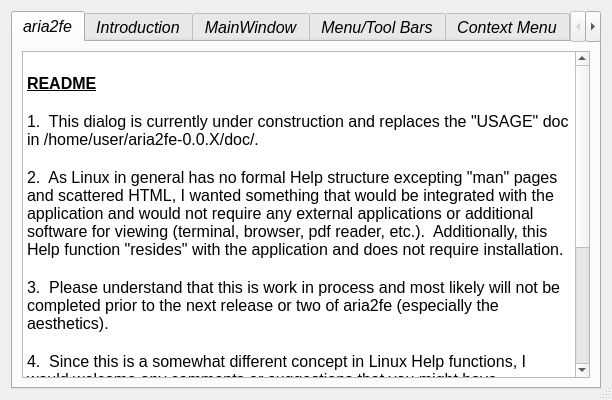
<ui version="4.0" >
 <class>helpDlg</class>
 <widget class="QDialog" name="helpDlg" >
  <property name="geometry" >
   <rect>
    <x>0</x>
    <y>0</y>
    <width>608</width>
    <height>400</height>
   </rect>
  </property>
  <property name="windowTitle" >
   <string>Help - aria2fe</string>
  </property>
  <property name="windowIcon" >
   <iconset resource="../resources.qrc" >:/pixmaps/pixmaps/book.png</iconset>
  </property>
  <property name="sizeGripEnabled" >
   <bool>true</bool>
  </property>
  <layout class="QGridLayout" >
   <item row="0" column="0" >
    <widget class="QTabWidget" name="tabWidget" >
     <property name="sizePolicy" >
      <sizepolicy vsizetype="Expanding" hsizetype="Expanding" >
       <horstretch>0</horstretch>
       <verstretch>0</verstretch>
      </sizepolicy>
     </property>
     <property name="minimumSize" >
      <size>
       <width>590</width>
       <height>0</height>
      </size>
     </property>
     <property name="sizeIncrement" >
      <size>
       <width>0</width>
       <height>0</height>
      </size>
     </property>
     <property name="baseSize" >
      <size>
       <width>0</width>
       <height>0</height>
      </size>
     </property>
     <property name="font" >
      <font>
       <pointsize>12</pointsize>
       <weight>50</weight>
       <italic>true</italic>
       <bold>false</bold>
       <underline>false</underline>
      </font>
     </property>
     <property name="tabPosition" >
      <enum>QTabWidget::North</enum>
     </property>
     <property name="tabShape" >
      <enum>QTabWidget::Rounded</enum>
     </property>
     <property name="currentIndex" >
      <number>0</number>
     </property>
     <widget class="QWidget" name="widget" >
      <attribute name="title" >
       <string>aria2fe</string>
      </attribute>
      <layout class="QGridLayout" >
       <item row="0" column="0" >
        <widget class="QTextBrowser" name="aria2feBrowser" >
         <property name="font" >
          <font>
           <pointsize>11</pointsize>
           <underline>false</underline>
          </font>
         </property>
         <property name="html" >
          <string>&lt;html>&lt;head>&lt;meta name="qrichtext" content="1" />&lt;style type="text/css">
p, li { white-space: pre-wrap; }
&lt;/style>&lt;/head>&lt;body style=" font-family:'Sans Serif'; font-size:11pt; font-weight:400; font-style:italic;">
&lt;p style="-qt-paragraph-type:empty; margin-top:0px; margin-bottom:0px; margin-left:0px; margin-right:0px; -qt-block-indent:0; text-indent:0px; font-style:normal;">&lt;/p>
&lt;p style=" margin-top:0px; margin-bottom:0px; margin-left:0px; margin-right:0px; -qt-block-indent:0; text-indent:0px; font-style:normal;">&lt;span style=" font-size:12pt; font-weight:600; text-decoration: underline;">README&lt;/span>&lt;/p>
&lt;p style="-qt-paragraph-type:empty; margin-top:0px; margin-bottom:0px; margin-left:0px; margin-right:0px; -qt-block-indent:0; text-indent:0px; font-size:12pt; font-weight:600; font-style:normal; text-decoration: underline;">&lt;/p>
&lt;p style=" margin-top:0px; margin-bottom:0px; margin-left:0px; margin-right:0px; -qt-block-indent:0; text-indent:0px; font-size:12pt; font-style:normal;">1.  This dialog is currently under construction and replaces the "USAGE" doc in /home/user/aria2fe-0.0.X/doc/.&lt;/p>
&lt;p style="-qt-paragraph-type:empty; margin-top:0px; margin-bottom:0px; margin-left:0px; margin-right:0px; -qt-block-indent:0; text-indent:0px; font-size:12pt; font-style:normal;">&lt;/p>
&lt;p style=" margin-top:0px; margin-bottom:0px; margin-left:0px; margin-right:0px; -qt-block-indent:0; text-indent:0px; font-size:12pt; font-style:normal;">2.  As Linux in general has no formal Help structure excepting "man" pages and scattered HTML, I wanted something that would be integrated with the application and would not require any external applications or additional software for viewing (terminal, browser, pdf reader, etc.).  Additionally, this Help function "resides" with the application and does not require installation.&lt;/p>
&lt;p style="-qt-paragraph-type:empty; margin-top:0px; margin-bottom:0px; margin-left:0px; margin-right:0px; -qt-block-indent:0; text-indent:0px; font-size:12pt; font-style:normal;">&lt;/p>
&lt;p style=" margin-top:0px; margin-bottom:0px; margin-left:0px; margin-right:0px; -qt-block-indent:0; text-indent:0px; font-size:12pt; font-style:normal;">3.  Please understand that this is work in process and most likely will not be completed prior to the next release or two of aria2fe (especially the aesthetics).&lt;/p>
&lt;p style="-qt-paragraph-type:empty; margin-top:0px; margin-bottom:0px; margin-left:0px; margin-right:0px; -qt-block-indent:0; text-indent:0px; font-size:12pt; font-style:normal;">&lt;/p>
&lt;p style=" margin-top:0px; margin-bottom:0px; margin-left:0px; margin-right:0px; -qt-block-indent:0; text-indent:0px; font-size:12pt; font-style:normal;">4.  Since this is a somewhat different concept in Linux Help functions, I would welcome any comments or suggestions that you might have.&lt;/p>
&lt;p style="-qt-paragraph-type:empty; margin-top:0px; margin-bottom:0px; margin-left:0px; margin-right:0px; -qt-block-indent:0; text-indent:0px; font-size:12pt; font-style:normal;">&lt;/p>
&lt;p style=" margin-top:0px; margin-bottom:0px; margin-left:0px; margin-right:0px; -qt-block-indent:0; text-indent:0px; font-size:12pt; font-style:normal;">Mike Wells&lt;/p>
&lt;p style=" margin-top:0px; margin-bottom:0px; margin-left:0px; margin-right:0px; -qt-block-indent:0; text-indent:0px; font-size:12pt; font-style:normal;">Developer/Maintainer&lt;/p>
&lt;p style="-qt-paragraph-type:empty; margin-top:0px; margin-bottom:0px; margin-left:0px; margin-right:0px; -qt-block-indent:0; text-indent:0px; font-size:12pt; font-style:normal;">&lt;/p>
&lt;p style=" margin-top:0px; margin-bottom:0px; margin-left:0px; margin-right:0px; -qt-block-indent:0; text-indent:0px; font-size:12pt; font-style:normal;">Web:  http://aria2fe.com/&lt;/p>
&lt;p style=" margin-top:0px; margin-bottom:0px; margin-left:0px; margin-right:0px; -qt-block-indent:0; text-indent:0px; font-size:12pt; font-style:normal;">Forums:  http://sourceforge.net/projects/aria2fe/&lt;/p>
&lt;p style=" margin-top:0px; margin-bottom:0px; margin-left:0px; margin-right:0px; -qt-block-indent:0; text-indent:0px; font-size:12pt; font-style:normal;">Email:  aria2fe@cox.net&lt;/p>
&lt;p style="-qt-paragraph-type:empty; margin-top:0px; margin-bottom:0px; margin-left:0px; margin-right:0px; -qt-block-indent:0; text-indent:0px; font-size:12pt; font-style:normal;">&lt;/p>
&lt;p style=" margin-top:0px; margin-bottom:0px; margin-left:0px; margin-right:0px; -qt-block-indent:0; text-indent:0px; font-size:12pt; font-style:normal;">"Friends don't let friends run WinDoze"&lt;/p>
&lt;p style="-qt-paragraph-type:empty; margin-top:0px; margin-bottom:0px; margin-left:0px; margin-right:0px; -qt-block-indent:0; text-indent:0px; font-size:12pt; font-style:normal;">&lt;/p>&lt;/body>&lt;/html></string>
         </property>
        </widget>
       </item>
      </layout>
     </widget>
     <widget class="QWidget" name="widget" >
      <attribute name="title" >
       <string>Introduction</string>
      </attribute>
      <layout class="QGridLayout" >
       <item row="0" column="0" >
        <widget class="QTextBrowser" name="introBrowser" >
         <property name="html" >
          <string>&lt;html>&lt;head>&lt;meta name="qrichtext" content="1" />&lt;style type="text/css">
p, li { white-space: pre-wrap; }
&lt;/style>&lt;/head>&lt;body style=" font-family:'Sans Serif'; font-size:12pt; font-weight:400; font-style:italic;">
&lt;p style="-qt-paragraph-type:empty; margin-top:0px; margin-bottom:0px; margin-left:0px; margin-right:0px; -qt-block-indent:0; text-indent:0px; font-size:11pt; font-style:normal;">&lt;/p>
&lt;p style=" margin-top:0px; margin-bottom:0px; margin-left:0px; margin-right:0px; -qt-block-indent:0; text-indent:0px; font-style:normal;">&lt;span style=" font-weight:600; text-decoration: underline;">INTRODUCTION&lt;/span>&lt;/p>
&lt;p style="-qt-paragraph-type:empty; margin-top:0px; margin-bottom:0px; margin-left:0px; margin-right:0px; -qt-block-indent:0; text-indent:0px; font-weight:600; font-style:normal; text-decoration: underline;">&lt;/p>
&lt;p style=" margin-top:0px; margin-bottom:0px; margin-left:0px; margin-right:0px; -qt-block-indent:0; text-indent:0px; font-style:normal;">ari2fe behaves like a wysiwyg editor for constructing the command line syntax for aria2.  You can edit any of the options as many times as necessary before starting aria2 and the resulting syntax will be exactly what you are seeing.  Additionally, there is a pre-launch intermediate dialog that lets you view the exact arguments (in their entirety) that will be passed to aria2 giving you another chance to go back and correct any mistakes.  Even so, mistakes can and will be made given the complexity of the command line syntax.  Should aria2 error out you can make any additional changes needed and relaunch aria2 without having to "reinvent the wheel" from scratch!&lt;/p>
&lt;p style="-qt-paragraph-type:empty; margin-top:0px; margin-bottom:0px; margin-left:0px; margin-right:0px; -qt-block-indent:0; text-indent:0px; font-style:normal;">&lt;/p>
&lt;p style=" margin-top:0px; margin-bottom:0px; margin-left:0px; margin-right:0px; -qt-block-indent:0; text-indent:0px; font-style:normal;">For those of you that like to "squeak" every last bit of resources out of your machine when doing large downloads along with a dozen or so asundry other things aria2fe is designed such that it can be shut down once you are satisfied that your download is running smoothly.  This frees up the small percentage of physical memory that was being occupied by the program.  xterm will continue to "act" as console for the download until it is complete and you have exited.&lt;/p>
&lt;p style="-qt-paragraph-type:empty; margin-top:0px; margin-bottom:0px; margin-left:0px; margin-right:0px; -qt-block-indent:0; text-indent:0px; font-style:normal;">&lt;/p>
&lt;p style=" margin-top:0px; margin-bottom:0px; margin-left:0px; margin-right:0px; -qt-block-indent:0; text-indent:0px; font-style:normal;">The scope of this document leaves no room for detailing each and every option (argument) for aria2 (I believe there are currently 63 of them).  You can use the aria2 built in help (via aria2fe) and/or visit the "man" page for aria2.  It is assumed that you have (or will have) a thorough understanding and good working knowledge of aria2 so that you will be able to correctly construct the command syntax for the type of download that you are executing.&lt;/p>
&lt;p style="-qt-paragraph-type:empty; margin-top:0px; margin-bottom:0px; margin-left:0px; margin-right:0px; -qt-block-indent:0; text-indent:0px; font-style:normal;">&lt;/p>
&lt;p style=" margin-top:0px; margin-bottom:0px; margin-left:0px; margin-right:0px; -qt-block-indent:0; text-indent:0px; font-style:normal;">The subjects presented herein will deal with using aria2fe correctly and getting the most out of it.&lt;/p>
&lt;p style="-qt-paragraph-type:empty; margin-top:0px; margin-bottom:0px; margin-left:0px; margin-right:0px; -qt-block-indent:0; text-indent:0px; font-style:normal;">&lt;/p>&lt;/body>&lt;/html></string>
         </property>
        </widget>
       </item>
      </layout>
     </widget>
     <widget class="QWidget" name="widget" >
      <attribute name="title" >
       <string>MainWindow</string>
      </attribute>
      <layout class="QGridLayout" >
       <item row="0" column="0" >
        <widget class="QTextBrowser" name="mainwinBrowser" >
         <property name="html" >
          <string>&lt;html>&lt;head>&lt;meta name="qrichtext" content="1" />&lt;style type="text/css">
p, li { white-space: pre-wrap; }
&lt;/style>&lt;/head>&lt;body style=" font-family:'Sans Serif'; font-size:12pt; font-weight:400; font-style:italic;">
&lt;p style="-qt-paragraph-type:empty; margin-top:0px; margin-bottom:0px; margin-left:0px; margin-right:0px; -qt-block-indent:0; text-indent:0px; font-size:11pt; font-style:normal;">&lt;/p>
&lt;p style=" margin-top:0px; margin-bottom:0px; margin-left:0px; margin-right:0px; -qt-block-indent:0; text-indent:0px; font-style:normal;">&lt;span style=" font-weight:600; text-decoration: underline;">MAIN WINDOW&lt;/span>&lt;/p>
&lt;p style="-qt-paragraph-type:empty; margin-top:0px; margin-bottom:0px; margin-left:0px; margin-right:0px; -qt-block-indent:0; text-indent:0px; font-weight:600; font-style:normal; text-decoration: underline;">&lt;/p>
&lt;p style=" margin-top:0px; margin-bottom:0px; margin-left:0px; margin-right:0px; -qt-block-indent:0; text-indent:0px; font-style:normal;">Using aria2fe is pretty much a point and click operation with minimal keyboard interaction and for the most part is self-explanatory.&lt;/p>
&lt;p style="-qt-paragraph-type:empty; margin-top:0px; margin-bottom:0px; margin-left:0px; margin-right:0px; -qt-block-indent:0; text-indent:0px; font-style:normal;">&lt;/p>
&lt;p style=" margin-top:0px; margin-bottom:0px; margin-left:0px; margin-right:0px; -qt-block-indent:0; text-indent:0px; font-style:normal;">High points and nuances will be outlined here and the rest is up to you!&lt;/p>
&lt;p style="-qt-paragraph-type:empty; margin-top:0px; margin-bottom:0px; margin-left:0px; margin-right:0px; -qt-block-indent:0; text-indent:0px; font-style:normal;">&lt;/p>
&lt;p style=" margin-top:0px; margin-bottom:0px; margin-left:0px; margin-right:0px; -qt-block-indent:0; text-indent:0px; font-style:normal;">The "Save" pixmap (icon) located on the Main MenuBar-&amp;gt;File and the Toolbar is "darked" out (action disabled) until you open and load a .conf file.&lt;/p>
&lt;p style="-qt-paragraph-type:empty; margin-top:0px; margin-bottom:0px; margin-left:0px; margin-right:0px; -qt-block-indent:0; text-indent:0px; font-style:normal;">&lt;/p>
&lt;p style=" margin-top:0px; margin-bottom:0px; margin-left:0px; margin-right:0px; -qt-block-indent:0; text-indent:0px; font-style:normal;">Multiple URL's on the URL edit must be separated with a space.&lt;/p>
&lt;p style="-qt-paragraph-type:empty; margin-top:0px; margin-bottom:0px; margin-left:0px; margin-right:0px; -qt-block-indent:0; text-indent:0px; font-style:normal;">&lt;/p>
&lt;p style=" margin-top:0px; margin-bottom:0px; margin-left:0px; margin-right:0px; -qt-block-indent:0; text-indent:0px; font-style:normal;">The Target Directory edit must contain an absolute path to the directory that you want to download to (e.g., /home/username/download/).  This is a condition of aria2, not aria2fe. The Target Filename edit can contain just the name of the target file (it will be placed in "~/") or you can specify an absolute path.&lt;/p>
&lt;p style="-qt-paragraph-type:empty; margin-top:0px; margin-bottom:0px; margin-left:0px; margin-right:0px; -qt-block-indent:0; text-indent:0px; font-style:normal;">&lt;/p>
&lt;p style=" margin-top:0px; margin-bottom:0px; margin-left:0px; margin-right:0px; -qt-block-indent:0; text-indent:0px; font-style:normal;">aria2fe does not perform any contextual validity checks on the arguments you submit to aria2 with the exception of certain numeric fields.  In addition, arguments entered in the "+ Opts" edit are not checked for correct syntax (other than edit format).  An example would be that you are doing a Metalink download and you enter data in the Cookie File and Referer edits.  aria2fe will pass these as if they belonged.  However, aria2 is somewhat forgiving and may ignore some non-applicable arguments.  It is up to you to insure that the arguments you submit are specifically for the type of download you are doing.  If you mispell syntax (although formatted correctly) on the Additional Opts edit the chances are more likely than not that you will have to correct the mistake.  All of this boils down to the same set of circumstances that you would be dealing with if you were using the CLI.  It is just a whole lot easier and more convenient to use the GUI for original submission and error correction.&lt;/p>
&lt;p style="-qt-paragraph-type:empty; margin-top:0px; margin-bottom:0px; margin-left:0px; margin-right:0px; -qt-block-indent:0; text-indent:0px; font-style:normal;">&lt;/p>
&lt;p style=" margin-top:0px; margin-bottom:0px; margin-left:0px; margin-right:0px; -qt-block-indent:0; text-indent:0px; font-style:normal;">About line edits.  After entering browse for or keyboard data you do not need to press the Enter Key to "lock in" the entry.  aria2fe is smarter than that and "knows" when you have entered data.  Just move on to the next argument with your mouse or the Tab Key.&lt;/p>
&lt;p style="-qt-paragraph-type:empty; margin-top:0px; margin-bottom:0px; margin-left:0px; margin-right:0px; -qt-block-indent:0; text-indent:0px; font-style:normal;">&lt;/p>
&lt;p style=" margin-top:0px; margin-bottom:0px; margin-left:0px; margin-right:0px; -qt-block-indent:0; text-indent:0px; font-style:normal;">Combo boxes for certain arguments ease the argument entry process as do checkboxes for yes/no conditions.&lt;/p>
&lt;p style="-qt-paragraph-type:empty; margin-top:0px; margin-bottom:0px; margin-left:0px; margin-right:0px; -qt-block-indent:0; text-indent:0px; font-style:normal;">&lt;/p>
&lt;p style=" margin-top:0px; margin-bottom:0px; margin-left:0px; margin-right:0px; -qt-block-indent:0; text-indent:0px; font-style:normal;">The major edits have browse and clear buttons and there are clear buttons on a few of the minor ones.&lt;/p>
&lt;p style="-qt-paragraph-type:empty; margin-top:0px; margin-bottom:0px; margin-left:0px; margin-right:0px; -qt-block-indent:0; text-indent:0px; font-style:normal;">&lt;/p>
&lt;p style=" margin-top:0px; margin-bottom:0px; margin-left:0px; margin-right:0px; -qt-block-indent:0; text-indent:0px; font-style:normal;">There are four buttons (in the lower right corner) for invoking intermediate dialogs that contain download "type" specific arguments.  Refer to the Dialogs tab for further information.&lt;/p>
&lt;p style="-qt-paragraph-type:empty; margin-top:0px; margin-bottom:0px; margin-left:0px; margin-right:0px; -qt-block-indent:0; text-indent:0px; font-style:normal;">&lt;/p>
&lt;p style=" margin-top:0px; margin-bottom:0px; margin-left:0px; margin-right:0px; -qt-block-indent:0; text-indent:0px; font-style:normal;">Although the Additional Options (+ Opts) edit is no longer required with the inclusion of the download "type" specific dialogs it is still included for backward compatibility with *.conf files and as an added convenience for quick option entry.  Options entered via this edit must be submitted in "long option" format.  That is, double hyphenation marks followed by the argument syntax followed by an equal sign then the "value" (e.g., "--file-allocation=prealloc" (no quotes)).  Multiple arguments must be separated with a space between each one.  If you are unsure of the syntax for a particular argument, consult aria2 Help or the aria2 man page for clarification.&lt;/p>
&lt;p style="-qt-paragraph-type:empty; margin-top:0px; margin-bottom:0px; margin-left:0px; margin-right:0px; -qt-block-indent:0; text-indent:0px; font-style:normal;">&lt;/p>
&lt;p style=" margin-top:0px; margin-bottom:0px; margin-left:0px; margin-right:0px; -qt-block-indent:0; text-indent:0px; font-style:normal;">Last but not least, the most important button remains and that is "Run".  It is emphasized with a pixmap of 3 gears and is located in MenuBar-&amp;gt;Tools and on the ToolBar.  Clicking invokes the Argument List intermediate dialog showing the arguments in their entirety.  Clicking OK invokes the download process and clicking Cancel returns you to Main Window control for further editing/correction.&lt;/p>
&lt;p style="-qt-paragraph-type:empty; margin-top:0px; margin-bottom:0px; margin-left:0px; margin-right:0px; -qt-block-indent:0; text-indent:0px; font-style:normal;">&lt;/p>
&lt;p style=" margin-top:0px; margin-bottom:0px; margin-left:0px; margin-right:0px; -qt-block-indent:0; text-indent:0px; font-style:normal;">NOTE:  All of the values displayed in the widgets are defaults and are for reference only.  Naturally, these are not passed (unless changed) to aria2.&lt;/p>
&lt;p style="-qt-paragraph-type:empty; margin-top:0px; margin-bottom:0px; margin-left:0px; margin-right:0px; -qt-block-indent:0; text-indent:0px; font-style:normal;">&lt;/p>&lt;/body>&lt;/html></string>
         </property>
        </widget>
       </item>
      </layout>
     </widget>
     <widget class="QWidget" name="widget" >
      <attribute name="title" >
       <string>Menu/Tool Bars</string>
      </attribute>
      <layout class="QGridLayout" >
       <item row="0" column="0" >
        <widget class="QTextBrowser" name="menuBrowser" >
         <property name="html" >
          <string>&lt;html>&lt;head>&lt;meta name="qrichtext" content="1" />&lt;style type="text/css">
p, li { white-space: pre-wrap; }
&lt;/style>&lt;/head>&lt;body style=" font-family:'Sans Serif'; font-size:12pt; font-weight:400; font-style:italic;">
&lt;p style="-qt-paragraph-type:empty; margin-top:0px; margin-bottom:0px; margin-left:0px; margin-right:0px; -qt-block-indent:0; text-indent:0px; font-size:11pt; font-style:normal;">&lt;/p>
&lt;p style=" margin-top:0px; margin-bottom:0px; margin-left:0px; margin-right:0px; -qt-block-indent:0; text-indent:0px; font-style:normal;">&lt;span style=" font-weight:600; text-decoration: underline;">MENU/TOOL BARS&lt;/span>&lt;/p>
&lt;p style="-qt-paragraph-type:empty; margin-top:0px; margin-bottom:0px; margin-left:0px; margin-right:0px; -qt-block-indent:0; text-indent:0px; font-style:normal;">&lt;/p>
&lt;p style=" margin-top:0px; margin-bottom:0px; margin-left:0px; margin-right:0px; -qt-block-indent:0; text-indent:0px; font-style:normal;">File-&amp;gt;Open:			Used to open a .conf (configuration) file via a&lt;/p>
&lt;p style=" margin-top:0px; margin-bottom:0px; margin-left:0px; margin-right:0px; -qt-block-indent:0; text-indent:0px; font-style:normal;">(Ctrl+O)			browse dialog.&lt;/p>
&lt;p style="-qt-paragraph-type:empty; margin-top:0px; margin-bottom:0px; margin-left:0px; margin-right:0px; -qt-block-indent:0; text-indent:0px; font-style:normal;">&lt;/p>
&lt;p style=" margin-top:0px; margin-bottom:0px; margin-left:0px; margin-right:0px; -qt-block-indent:0; text-indent:0px; font-style:normal;">File-&amp;gt;Save:			Used to save the loaded .conf file.&lt;/p>
&lt;p style=" margin-top:0px; margin-bottom:0px; margin-left:0px; margin-right:0px; -qt-block-indent:0; text-indent:0px; font-style:normal;">(Ctrl+S)&lt;/p>
&lt;p style="-qt-paragraph-type:empty; margin-top:0px; margin-bottom:0px; margin-left:0px; margin-right:0px; -qt-block-indent:0; text-indent:0px; font-style:normal;">&lt;/p>
&lt;p style=" margin-top:0px; margin-bottom:0px; margin-left:0px; margin-right:0px; -qt-block-indent:0; text-indent:0px; font-style:normal;">File-&amp;gt;Save As:		Used to save the loaded .conf file to a different&lt;/p>
&lt;p style=" margin-top:0px; margin-bottom:0px; margin-left:0px; margin-right:0px; -qt-block-indent:0; text-indent:0px; font-style:normal;">(Ctrl+A)			location/name.&lt;/p>
&lt;p style="-qt-paragraph-type:empty; margin-top:0px; margin-bottom:0px; margin-left:0px; margin-right:0px; -qt-block-indent:0; text-indent:0px; font-style:normal;">&lt;/p>
&lt;p style=" margin-top:0px; margin-bottom:0px; margin-left:0px; margin-right:0px; -qt-block-indent:0; text-indent:0px; font-style:normal;">File-&amp;gt;Quit:			Quit (exit) aria2fe.&lt;/p>
&lt;p style=" margin-top:0px; margin-bottom:0px; margin-left:0px; margin-right:0px; -qt-block-indent:0; text-indent:0px; font-style:normal;">(Ctrl+Q)&lt;/p>
&lt;p style="-qt-paragraph-type:empty; margin-top:0px; margin-bottom:0px; margin-left:0px; margin-right:0px; -qt-block-indent:0; text-indent:0px; font-style:normal;">&lt;/p>
&lt;p style=" margin-top:0px; margin-bottom:0px; margin-left:0px; margin-right:0px; -qt-block-indent:0; text-indent:0px; font-style:normal;">Tools-&amp;gt;Restore Defaults:		Clears widgets and argument list and restores&lt;/p>
&lt;p style=" margin-top:0px; margin-bottom:0px; margin-left:0px; margin-right:0px; -qt-block-indent:0; text-indent:0px; font-style:normal;">(Ctrl+D)			default values.&lt;/p>
&lt;p style="-qt-paragraph-type:empty; margin-top:0px; margin-bottom:0px; margin-left:0px; margin-right:0px; -qt-block-indent:0; text-indent:0px; font-style:normal;">&lt;/p>
&lt;p style=" margin-top:0px; margin-bottom:0px; margin-left:0px; margin-right:0px; -qt-block-indent:0; text-indent:0px; font-style:normal;">Tools-&amp;gt;Run:			Invokes/executes xterm/aria2.&lt;/p>
&lt;p style=" margin-top:0px; margin-bottom:0px; margin-left:0px; margin-right:0px; -qt-block-indent:0; text-indent:0px; font-style:normal;">(Ctrl+R)&lt;/p>
&lt;p style="-qt-paragraph-type:empty; margin-top:0px; margin-bottom:0px; margin-left:0px; margin-right:0px; -qt-block-indent:0; text-indent:0px; font-style:normal;">&lt;/p>
&lt;p style=" margin-top:0px; margin-bottom:0px; margin-left:0px; margin-right:0px; -qt-block-indent:0; text-indent:0px; font-style:normal;">Help-&amp;gt;aria2fe Help:		Work in process.&lt;/p>
&lt;p style=" margin-top:0px; margin-bottom:0px; margin-left:0px; margin-right:0px; -qt-block-indent:0; text-indent:0px; font-style:normal;">(Alt+H + Alt+H)		(you are currently viewing it)&lt;/p>
&lt;p style="-qt-paragraph-type:empty; margin-top:0px; margin-bottom:0px; margin-left:0px; margin-right:0px; -qt-block-indent:0; text-indent:0px; font-style:normal;">&lt;/p>
&lt;p style=" margin-top:0px; margin-bottom:0px; margin-left:0px; margin-right:0px; -qt-block-indent:0; text-indent:0px; font-style:normal;">Help-&amp;gt;aria2 Help:		Brings up the help feature for aria2 via xterm.&lt;/p>
&lt;p style=" margin-top:0px; margin-bottom:0px; margin-left:0px; margin-right:0px; -qt-block-indent:0; text-indent:0px; font-style:normal;">(Alt+H + Alt+R)&lt;/p>
&lt;p style="-qt-paragraph-type:empty; margin-top:0px; margin-bottom:0px; margin-left:0px; margin-right:0px; -qt-block-indent:0; text-indent:0px; font-style:normal;">&lt;/p>
&lt;p style=" margin-top:0px; margin-bottom:0px; margin-left:0px; margin-right:0px; -qt-block-indent:0; text-indent:0px; font-style:normal;">Help-&amp;gt;aria2 Configuration:	Brings up the Version/Configuration information&lt;/p>
&lt;p style=" margin-top:0px; margin-bottom:0px; margin-left:0px; margin-right:0px; -qt-block-indent:0; text-indent:0px; font-style:normal;">(Alt+H + Alt+N)		for aria2 via xterm.&lt;/p>
&lt;p style="-qt-paragraph-type:empty; margin-top:0px; margin-bottom:0px; margin-left:0px; margin-right:0px; -qt-block-indent:0; text-indent:0px; font-style:normal;">&lt;/p>
&lt;p style=" margin-top:0px; margin-bottom:0px; margin-left:0px; margin-right:0px; -qt-block-indent:0; text-indent:0px; font-style:normal;">Help-&amp;gt;About aria2fe:		A little about the program that I hope you are&lt;/p>
&lt;p style=" margin-top:0px; margin-bottom:0px; margin-left:0px; margin-right:0px; -qt-block-indent:0; text-indent:0px; font-style:normal;">(Alt+H + Alt+A)		getting ready to use in just a few moments!&lt;/p>
&lt;p style="-qt-paragraph-type:empty; margin-top:0px; margin-bottom:0px; margin-left:0px; margin-right:0px; -qt-block-indent:0; text-indent:0px; font-style:normal;">&lt;/p>
&lt;p style=" margin-top:0px; margin-bottom:0px; margin-left:0px; margin-right:0px; -qt-block-indent:0; text-indent:0px; font-style:normal;">Help-&amp;gt;About Qt		A little about Qt, the RAD tool used to design&lt;/p>
&lt;p style=" margin-top:0px; margin-bottom:0px; margin-left:0px; margin-right:0px; -qt-block-indent:0; text-indent:0px; font-style:normal;">(Alt+H + Alt+Q)		and construct this program using C++ and the&lt;/p>
&lt;p style=" margin-top:0px; margin-bottom:0px; margin-left:0px; margin-right:0px; -qt-block-indent:0; text-indent:0px; font-style:normal;">			Qt GUI Toolkit.&lt;/p>
&lt;p style="-qt-paragraph-type:empty; margin-top:0px; margin-bottom:0px; margin-left:0px; margin-right:0px; -qt-block-indent:0; text-indent:0px; font-style:normal;">&lt;/p>&lt;/body>&lt;/html></string>
         </property>
        </widget>
       </item>
      </layout>
     </widget>
     <widget class="QWidget" name="widget" >
      <attribute name="title" >
       <string>Context Menu</string>
      </attribute>
      <layout class="QGridLayout" >
       <item row="0" column="0" >
        <widget class="QTextBrowser" name="contextBrowser" >
         <property name="html" >
          <string>&lt;html>&lt;head>&lt;meta name="qrichtext" content="1" />&lt;style type="text/css">
p, li { white-space: pre-wrap; }
&lt;/style>&lt;/head>&lt;body style=" font-family:'Sans Serif'; font-size:12pt; font-weight:400; font-style:italic;">
&lt;p style="-qt-paragraph-type:empty; margin-top:0px; margin-bottom:0px; margin-left:0px; margin-right:0px; -qt-block-indent:0; text-indent:0px; font-size:11pt; font-style:normal;">&lt;/p>
&lt;p style=" margin-top:0px; margin-bottom:0px; margin-left:0px; margin-right:0px; -qt-block-indent:0; text-indent:0px; font-style:normal;">&lt;span style=" font-weight:600; text-decoration: underline;">CONTEXT MENU&lt;/span>&lt;/p>
&lt;p style="-qt-paragraph-type:empty; margin-top:0px; margin-bottom:0px; margin-left:0px; margin-right:0px; -qt-block-indent:0; text-indent:0px; font-style:normal;">&lt;/p>
&lt;p style=" margin-top:0px; margin-bottom:0px; margin-left:0px; margin-right:0px; -qt-block-indent:0; text-indent:0px; font-style:normal;">Right clicking any of the edit widgets invokes a popup context menu with the following actions:&lt;/p>
&lt;p style="-qt-paragraph-type:empty; margin-top:0px; margin-bottom:0px; margin-left:0px; margin-right:0px; -qt-block-indent:0; text-indent:0px; font-style:normal;">&lt;/p>
&lt;p style=" margin-top:0px; margin-bottom:0px; margin-left:0px; margin-right:0px; -qt-block-indent:0; text-indent:0px; font-style:normal;">Undo (Ctrl+Z):		Undoes the last popup menu action invoked.&lt;/p>
&lt;p style="-qt-paragraph-type:empty; margin-top:0px; margin-bottom:0px; margin-left:0px; margin-right:0px; -qt-block-indent:0; text-indent:0px; font-style:normal;">&lt;/p>
&lt;p style=" margin-top:0px; margin-bottom:0px; margin-left:0px; margin-right:0px; -qt-block-indent:0; text-indent:0px; font-style:normal;">Redo (Ctrl+Y):		Redoes the last popup menu action invoked.&lt;/p>
&lt;p style="-qt-paragraph-type:empty; margin-top:0px; margin-bottom:0px; margin-left:0px; margin-right:0px; -qt-block-indent:0; text-indent:0px; font-style:normal;">&lt;/p>
&lt;p style=" margin-top:0px; margin-bottom:0px; margin-left:0px; margin-right:0px; -qt-block-indent:0; text-indent:0px; font-style:normal;">Cut (Ctrl+X):			Cuts the contents of the edit widget to the&lt;/p>
&lt;p style=" margin-top:0px; margin-bottom:0px; margin-left:0px; margin-right:0px; -qt-block-indent:0; text-indent:0px; font-style:normal;">			clipboard.&lt;/p>
&lt;p style="-qt-paragraph-type:empty; margin-top:0px; margin-bottom:0px; margin-left:0px; margin-right:0px; -qt-block-indent:0; text-indent:0px; font-style:normal;">&lt;/p>
&lt;p style=" margin-top:0px; margin-bottom:0px; margin-left:0px; margin-right:0px; -qt-block-indent:0; text-indent:0px; font-style:normal;">Copy (Ctrl+C):		Copies the contents of the edit widget to the&lt;/p>
&lt;p style=" margin-top:0px; margin-bottom:0px; margin-left:0px; margin-right:0px; -qt-block-indent:0; text-indent:0px; font-style:normal;">			clipboard.&lt;/p>
&lt;p style="-qt-paragraph-type:empty; margin-top:0px; margin-bottom:0px; margin-left:0px; margin-right:0px; -qt-block-indent:0; text-indent:0px; font-style:normal;">&lt;/p>
&lt;p style=" margin-top:0px; margin-bottom:0px; margin-left:0px; margin-right:0px; -qt-block-indent:0; text-indent:0px; font-style:normal;">Paste (Ctrl+V):		Copies the contents of the clipboard into the&lt;/p>
&lt;p style=" margin-top:0px; margin-bottom:0px; margin-left:0px; margin-right:0px; -qt-block-indent:0; text-indent:0px; font-style:normal;">			edit widget.&lt;/p>
&lt;p style="-qt-paragraph-type:empty; margin-top:0px; margin-bottom:0px; margin-left:0px; margin-right:0px; -qt-block-indent:0; text-indent:0px; font-style:normal;">&lt;/p>
&lt;p style=" margin-top:0px; margin-bottom:0px; margin-left:0px; margin-right:0px; -qt-block-indent:0; text-indent:0px; font-style:normal;">Delete:			Clears the edit widget.&lt;/p>
&lt;p style="-qt-paragraph-type:empty; margin-top:0px; margin-bottom:0px; margin-left:0px; margin-right:0px; -qt-block-indent:0; text-indent:0px; font-style:normal;">&lt;/p>
&lt;p style=" margin-top:0px; margin-bottom:0px; margin-left:0px; margin-right:0px; -qt-block-indent:0; text-indent:0px; font-style:normal;">Select All:			Selects the entire contents of the edit widget.&lt;/p>
&lt;p style="-qt-paragraph-type:empty; margin-top:0px; margin-bottom:0px; margin-left:0px; margin-right:0px; -qt-block-indent:0; text-indent:0px; font-style:normal;">&lt;/p>&lt;/body>&lt;/html></string>
         </property>
        </widget>
       </item>
      </layout>
     </widget>
     <widget class="QWidget" name="widget" >
      <attribute name="title" >
       <string>conf Files</string>
      </attribute>
      <layout class="QGridLayout" >
       <item row="0" column="0" >
        <widget class="QTextBrowser" name="confBrowser" >
         <property name="html" >
          <string>&lt;html>&lt;head>&lt;meta name="qrichtext" content="1" />&lt;style type="text/css">
p, li { white-space: pre-wrap; }
&lt;/style>&lt;/head>&lt;body style=" font-family:'Sans Serif'; font-size:12pt; font-weight:400; font-style:italic;">
&lt;p style="-qt-paragraph-type:empty; margin-top:0px; margin-bottom:0px; margin-left:0px; margin-right:0px; -qt-block-indent:0; text-indent:0px; font-size:11pt; font-style:normal;">&lt;/p>
&lt;p style=" margin-top:0px; margin-bottom:0px; margin-left:0px; margin-right:0px; -qt-block-indent:0; text-indent:0px; font-style:normal;">&lt;span style=" font-weight:600; text-decoration: underline;">conf Files&lt;/span>&lt;/p>
&lt;p style="-qt-paragraph-type:empty; margin-top:0px; margin-bottom:0px; margin-left:0px; margin-right:0px; -qt-block-indent:0; text-indent:0px; font-weight:600; font-style:normal; text-decoration: underline;">&lt;/p>
&lt;p style=" margin-top:0px; margin-bottom:0px; margin-left:0px; margin-right:0px; -qt-block-indent:0; text-indent:0px; font-style:normal;">About .conf (configuration) files.  These are the file types that you will/can use for saving/reusing your configuration information.  Especially useful if you do the same type of downloads frequently.  There is no limit to the number of .conf files you can have and addtionally, they can be stored anywhere in your ~/ directory.  A browse dialog facilitates locating and loading the files.  Once a file has been loaded you can, at your discretion, "overlay" it with another without having to close the first.  Subtle changes to a .conf file can be handled with the Save action whereas complete rework is done through the Save As action.  You do not need to be involved in a download to work with .conf files and this feature acts as a tool for becoming more familiar with the various aria2 arguments.  Create your first .conf file by executing aria2fe, setting up all of the various options that you would normally use and then do a Save As giving the file a name and a "home".  This can serve as a template for future .conf files.  NOTE: Do not edit the .conf files manually (to do so will most likely corrupt the file(s) and render them useless).  Instead, use aria2fe to regen them.  There is a widget located on the far right side of the aria2fe Status Bar that shows the location and name of the currently loaded .conf file.  Other Status Bar messages are generated upon loading/saving .conf files.  NOTE: When naming and saving .conf files be sure to include the ".conf" (no quotes) file suffix.&lt;/p>
&lt;p style="-qt-paragraph-type:empty; margin-top:0px; margin-bottom:0px; margin-left:0px; margin-right:0px; -qt-block-indent:0; text-indent:0px; font-style:normal;">&lt;/p>
&lt;p style=" margin-top:0px; margin-bottom:0px; margin-left:0px; margin-right:0px; -qt-block-indent:0; text-indent:0px; font-style:normal;">Suggestion:  Create a "template" .conf file for each of the following type of downloads; URL, URI, HTTP(S), FTP, Metalink and BitTorrent.&lt;/p>
&lt;p style="-qt-paragraph-type:empty; margin-top:0px; margin-bottom:0px; margin-left:0px; margin-right:0px; -qt-block-indent:0; text-indent:0px; font-style:normal;">&lt;/p>&lt;/body>&lt;/html></string>
         </property>
        </widget>
       </item>
      </layout>
     </widget>
     <widget class="QWidget" name="widget" >
      <attribute name="title" >
       <string>Dialogs</string>
      </attribute>
      <layout class="QGridLayout" >
       <item row="0" column="0" >
        <widget class="QTextBrowser" name="dlgsBrowser" >
         <property name="html" >
          <string>&lt;html>&lt;head>&lt;meta name="qrichtext" content="1" />&lt;style type="text/css">
p, li { white-space: pre-wrap; }
&lt;/style>&lt;/head>&lt;body style=" font-family:'Sans Serif'; font-size:12pt; font-weight:400; font-style:italic;">
&lt;p style="-qt-paragraph-type:empty; margin-top:0px; margin-bottom:0px; margin-left:0px; margin-right:0px; -qt-block-indent:0; text-indent:0px; font-size:11pt; font-style:normal;">&lt;/p>
&lt;p style=" margin-top:0px; margin-bottom:0px; margin-left:0px; margin-right:0px; -qt-block-indent:0; text-indent:0px; font-style:normal;">&lt;span style=" font-weight:600; text-decoration: underline;">DIALOGS&lt;/span>&lt;/p>
&lt;p style="-qt-paragraph-type:empty; margin-top:0px; margin-bottom:0px; margin-left:0px; margin-right:0px; -qt-block-indent:0; text-indent:0px; font-weight:600; font-style:normal; text-decoration: underline;">&lt;/p>
&lt;p style=" margin-top:0px; margin-bottom:0px; margin-left:0px; margin-right:0px; -qt-block-indent:0; text-indent:0px; font-style:normal;">NOTE:  Each dialog contains a button (lower left corner) for restoring defaults and clearing the dialog argument list.  The internal argument list is managed separately (as it should be) for the Main Window and each of the dialogs.  In other words, restoring defaults to one parent widget does not interfere with the argument list for the other parent widgets.&lt;/p>
&lt;p style="-qt-paragraph-type:empty; margin-top:0px; margin-bottom:0px; margin-left:0px; margin-right:0px; -qt-block-indent:0; text-indent:0px; font-style:normal;">&lt;/p>
&lt;p style=" margin-top:0px; margin-bottom:0px; margin-left:0px; margin-right:0px; -qt-block-indent:0; text-indent:0px; font-style:normal;">NOTE:  When saving .conf files that contain argument (option) changes to a specific download type dialog NEVER save the configuration data with non-default values for more than 1 download type.  It is not nice to fool with mother nature, and in this case, mother nature is aria2!  Refer to the "Suggestion" in the "conf Files" tab.&lt;/p>
&lt;p style="-qt-paragraph-type:empty; margin-top:0px; margin-bottom:0px; margin-left:0px; margin-right:0px; -qt-block-indent:0; text-indent:0px; font-style:normal;">&lt;/p>
&lt;p style=" margin-top:0px; margin-bottom:0px; margin-left:0px; margin-right:0px; -qt-block-indent:0; text-indent:0px; font-style:normal;">More to come... &lt;/p>&lt;/body>&lt;/html></string>
         </property>
        </widget>
       </item>
      </layout>
     </widget>
     <widget class="QWidget" name="widget" >
      <attribute name="title" >
       <string>aria2</string>
      </attribute>
      <layout class="QGridLayout" >
       <item row="0" column="0" >
        <widget class="QTextBrowser" name="aria2Browser" >
         <property name="html" >
          <string>&lt;html>&lt;head>&lt;meta name="qrichtext" content="1" />&lt;style type="text/css">
p, li { white-space: pre-wrap; }
&lt;/style>&lt;/head>&lt;body style=" font-family:'Sans Serif'; font-size:12pt; font-weight:400; font-style:italic;">
&lt;p style="-qt-paragraph-type:empty; margin-top:0px; margin-bottom:0px; margin-left:0px; margin-right:0px; -qt-block-indent:0; text-indent:0px; font-size:11pt; font-style:normal;">&lt;/p>
&lt;p style=" margin-top:0px; margin-bottom:0px; margin-left:0px; margin-right:0px; -qt-block-indent:0; text-indent:0px; font-style:normal;">&lt;span style=" font-weight:600; text-decoration: underline;">aria2&lt;/span>&lt;/p>
&lt;p style="-qt-paragraph-type:empty; margin-top:0px; margin-bottom:0px; margin-left:0px; margin-right:0px; -qt-block-indent:0; text-indent:0px; font-weight:600; font-style:normal; text-decoration: underline;">&lt;/p>
&lt;p style=" margin-top:0px; margin-bottom:0px; margin-left:0px; margin-right:0px; -qt-block-indent:0; text-indent:0px; font-style:normal;">More to come...&lt;/p>&lt;/body>&lt;/html></string>
         </property>
        </widget>
       </item>
      </layout>
     </widget>
     <widget class="QWidget" name="widget" >
      <attribute name="title" >
       <string>xterm</string>
      </attribute>
      <layout class="QGridLayout" >
       <item row="0" column="0" >
        <widget class="QTextBrowser" name="xtermBrowser" >
         <property name="html" >
          <string>&lt;html>&lt;head>&lt;meta name="qrichtext" content="1" />&lt;style type="text/css">
p, li { white-space: pre-wrap; }
&lt;/style>&lt;/head>&lt;body style=" font-family:'Sans Serif'; font-size:12pt; font-weight:400; font-style:italic;">
&lt;p style="-qt-paragraph-type:empty; margin-top:0px; margin-bottom:0px; margin-left:0px; margin-right:0px; -qt-block-indent:0; text-indent:0px; font-size:11pt; font-style:normal;">&lt;/p>
&lt;p style=" margin-top:0px; margin-bottom:0px; margin-left:0px; margin-right:0px; -qt-block-indent:0; text-indent:0px; font-style:normal;">&lt;span style=" font-weight:600; text-decoration: underline;">xterm&lt;/span>&lt;/p>
&lt;p style="-qt-paragraph-type:empty; margin-top:0px; margin-bottom:0px; margin-left:0px; margin-right:0px; -qt-block-indent:0; text-indent:0px; font-weight:600; font-style:normal; text-decoration: underline;">&lt;/p>
&lt;p style=" margin-top:0px; margin-bottom:0px; margin-left:0px; margin-right:0px; -qt-block-indent:0; text-indent:0px; font-style:normal;">More to come...&lt;/p>&lt;/body>&lt;/html></string>
         </property>
        </widget>
       </item>
      </layout>
     </widget>
    </widget>
   </item>
  </layout>
 </widget>
 <resources>
  <include location="../resources.qrc" />
 </resources>
 <connections/>
</ui>
